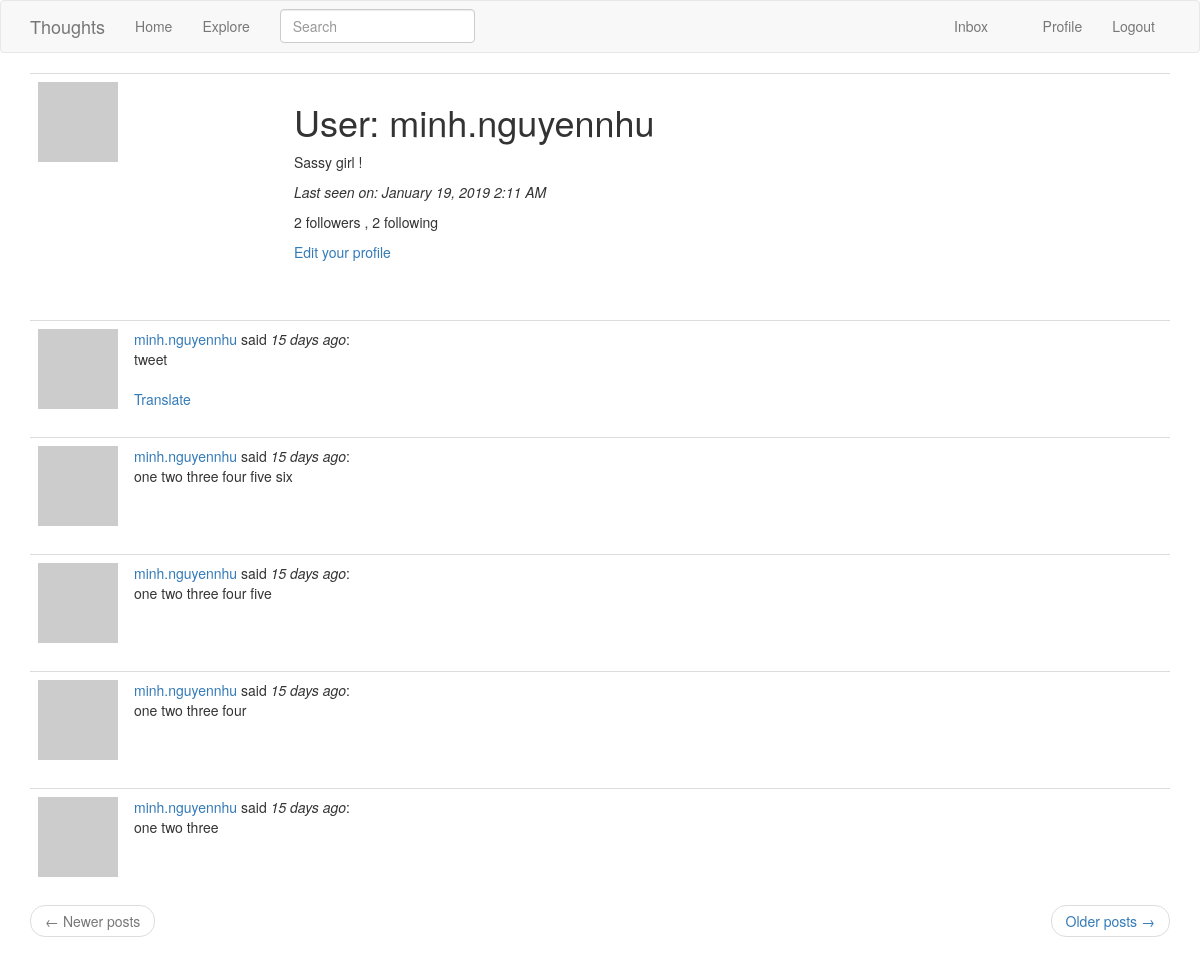
Screenshot of /user/minh.nguyennhu (signed in) with the database file from the repository.
### app/models.py (models this page shows, shortened)
class PaginatedAPIMixin(object):
    @staticmethod
    def to_collection_dict(query, page, per_page, endpoint, **kwargs):
        resources = query.paginate(page, per_page, False)
        data = {
            'items': [item.to_dict() for item in resources.items],
            '_meta': {
                'page': page,
                'per_page': per_page,
                'total_pages': resources.pages,
                'total_items': resources.total
            },
            '_links': {
                'self': url_for(endpoint, page=page, per_page=per_page,
                                **kwargs),
                'next': url_for(endpoint, page=page + 1, per_page=per_page,
                                **kwargs) if resources.has_next else None,
                'prev': url_for(endpoint, page=page - 1, per_page=per_page,
                                **kwargs) if resources.has_prev else None
            }
        }
        return data

class User(UserMixin, PaginatedAPIMixin, db.Model):
    id = db.Column(db.Integer, primary_key=True)
    username = db.Column(db.String(64), index=True, unique=True)
    email = db.Column(db.String(120), index=True, unique=True)
    about_me = db.Column(db.String(140))
    last_seen = db.Column(db.DateTime, default=datetime.utcnow)
    password_hash = db.Column(db.String(128))
    token = db.Column(db.String(32), index=True, unique=True)
    token_expiration = db.Column(db.DateTime)
    posts = db.relationship('Post', backref='author', lazy='dynamic')
    followed = db.relationship(
        'User', secondary=followers,
        primaryjoin=(followers.c.follower_id == id),
        secondaryjoin=(followers.c.followed_id == id),
        backref=db.backref('followers', lazy='dynamic'), lazy='dynamic'
    )
    notifications = db.relationship(
        'Notification',
        backref='user', lazy='dynamic'
    )
    messages_sent = db.relationship(
        'Message',
        foreign_keys='Message.sender_id',
        backref='author', lazy='dynamic'
    )
    messages_received = db.relationship(
        'Message',
        foreign_keys='Message.recipient_id',
        backref='recipient', lazy='dynamic'
    )
    last_message_read_time = db.Column(db.DateTime)
    def avatar(self, size):
        digest = md5(self.email.lower().encode('utf-8')).hexdigest()
        return 'https://www.gravatar.com/avatar/{}?d=identicon&s={}'.format(digest, size)
    def new_messages(self):
        last_read_time = self.last_message_read_time or datetime(1900, 1, 1)
        return Message.query.filter_by(recipient=self).filter(
            Message.timestamp > last_read_time).count()

class SearchableMixin(object):
    @classmethod
    def before_commit(cls, session):
        session._changes = {
            'add': list(session.new),
            'update': list(session.dirty),
            'delete': list(session.deleted)
        }
    @classmethod
    def after_commit(cls, session):
        for obj in session._changes['add']:
            if isinstance(obj, SearchableMixin):
                add_to_index(obj.__tablename__, obj)
        for obj in session._changes['update']:
            if isinstance(obj, SearchableMixin):
                add_to_index(obj.__tablename__, obj)
        for obj in session._changes['delete']:
            if isinstance(obj, SearchableMixin):
                remove_from_index(obj.__tablename__, obj)
        session._changes = None

class Post(SearchableMixin, db.Model):
    __searchable__ = ['body']
    id = db.Column(db.Integer, primary_key=True)
    body = db.Column(db.String(140))
    timestamp = db.Column(db.DateTime, index=True, default=datetime.utcnow)
    user_id = db.Column(db.Integer, db.ForeignKey('user.id'))
    language = db.Column(db.String(5))

### app/main/routes.py (the view)
@bp.route('/user/<username>', methods=['GET', 'POST'])
@login_required
def user(username):
    form = MessageForm()
    user = User.query.filter_by(username=username).first_or_404()
    page = request.args.get('page', 1, type=int)
    posts = user.posts.order_by(Post.timestamp.desc()).paginate(page, current_app.config['POSTS_PER_PAGE'], False)
    next_url = url_for('main.user', username=username, page=posts.next_num) if posts.has_next else None
    prev_url = url_for('main.user', username=username, page=posts.prev_num) if posts.has_prev else None
    if form.validate_on_submit():
        msg = Message(author=current_user, recipient=user, body=form.message.data)
        user.add_notification('unread_message_count', user.new_messages())
        db.session.add(msg)
        db.session.commit()
        flash(_('Your message has been sent to {}.'.format(user.username)))
    return render_template('user.html', user=user, posts=posts.items, next_url=next_url, prev_url=prev_url, form=form, recipient=username)

### app/main/forms.py
class SearchForm(FlaskForm):
    q = StringField(_l('Search'), validators=[DataRequired()])
    def __init__(self, *args, **kwargs):
        if 'formdata' not in kwargs:
            kwargs['formdata'] = request.args
        if 'csrf_enabled' not in kwargs:
            kwargs['csrf_enabled'] = False
        super(SearchForm, self).__init__(*args, **kwargs)

class MessageForm(FlaskForm):
    message = TextAreaField(_l('Message'), validators=[DataRequired(), Length(min=0, max=140)])
    submit = SubmitField(_l('Send'))

### app/main/routes.py (called while the page is built)
@bp.before_app_request
def before_request():
    if current_user.is_authenticated:
        current_user.last_seen = datetime.utcnow()
        db.session.commit()
        g.search_form = SearchForm()
    g.locale = str(get_locale())

### app/models.py (called while the page is built)
@login.user_loader
def load_user(id):
    return User.query.get(int(id))

### app/templates/user.html (shortened to what this page needs)
{% extends "base.html" %}
{% import 'bootstrap/wtf.html' as wtf %}
{% block app_content %}
    <table class="table table-hover">
        <tr>
            <td width="256px"><img src="{{ user.avatar(180) }}"></td>
            <td>
                <h1>{{ _('User') }}: {{ user.username }}</h1>
                {% if user.about_me %}<p>{{ user.about_me }}</p>{% endif %}
                {% if user.last_seen %}<p><i>{{ _('Last seen on') }}: {{ moment(user.last_seen).format('LLL') }}</i></p>{% endif %}
                <p>{{ _('%(count)d followers', count=user.followers.count()) }} , {{ _('%(count)d following', count=user.followed.count()) }}</p>
                {% if user == current_user %}
                <p><a href="{{ url_for('main.edit_profile') }}">{{ _('Edit your profile') }}</a></p>
                {% elif not current_user.is_following(user) %}
                <p><a href="{{ url_for('main.follow', username=user.username) }}">{{ _('Follow') }}</a></p>
                {% else %}
                <p><a href="{{ url_for('main.unfollow', username=user.username) }}">{{ _('Unfollow') }}</a></p>
                {% endif %}
            </td>
        </tr>
    </table>
    <br>
    {% for post in posts %}
        {% include '_post.html' %}
    {% endfor %}
    <nav aria-label="...">
        <ul class="pager">
            <li class="previous{% if not prev_url %} disabled{% endif %}">
                <a href="{{ prev_url or '#' }}">
                    <span aria-hidden="true">&larr;</span> Newer posts
                </a>
            </li>
            <li class="next{% if not next_url %} disabled{% endif %}">
                <a href="{{ next_url or '#' }}">
                    Older posts <span aria-hidden="true">&rarr;</span>
                </a>
            </li>
        </ul>
    </nav>
{% endblock %}

### app/templates/base.html (shortened to what this page needs)
{% extends 'bootstrap/base.html' %}
{% block navbar %}
    <nav class="navbar navbar-default">
        <div class="container">
            <div class="navbar-header">
                <a class="navbar-brand" href="{{ url_for('main.index') }}">Thoughts</a>
            </div>
            <div class="collapse navbar-collapse" id="bs-example-navbar-collapse-1">
                <ul class="nav navbar-nav">
                    <li><a href="{{ url_for('main.index') }}">{{ _('Home') }}</a></li>
                    <li><a href="{{ url_for('main.explore') }}">{{ _('Explore') }}</a></li>
                </ul>
                {% if g.search_form %}
                <form class="navbar-form navbar-left" method="get" action="{{ url_for('main.search') }}">
                    <div class="form-group">
                        {{ g.search_form.q(size=20, class='form-control',
                            placeholder=g.search_form.q.label.text) }}
                    </div>
                </form>
                {% endif %}
                <ul class="nav navbar-nav navbar-right">
                    {% if current_user.is_anonymous %}
                    <li><a href="{{ url_for('auth.login') }}">{{ _('Login') }}</a></li>
                    {% else %}
                    <li>
                        <a href="{{ url_for('main.messages') }}">
                            {{ _('Inbox') }}
                            {% set new_messages = current_user.new_messages() %}
                        </a>
                    </li>
                    <li><a href="{{ url_for('main.user', username=current_user.username) }}">{{ _('Profile') }}</a></li>
                    <li><a href="{{ url_for('auth.logout') }}">{{ _('Logout') }}</a></li>
                    {% endif %}
                </ul>
            </div>
        </div>
    </nav>
{% endblock %}
{% block content %}
    <div class="container">
        {% block app_content %}{% endblock %}
    </div>
{% endblock %}

### app/templates/_post.html (shortened to what this page needs)
<table class="table table-hovera">
    <tr>
        <td width="70px">
            <a href="{{ url_for('main.user', username=post.author.username) }}">
                <img src="{{ post.author.avatar(60) }}" />
            </a>
        </td>
        <td>
            {{ _('%(username)s said', username=user_link) }}
            <i>{{ _('%(when)s', when=moment(post.timestamp).fromNow()) }}</i>:
            <br>
            <span id="post{{ post.id }}">{{ post.body }}</span>
            {% if post.language and post.language != g.locale %}
            <br><br>
            <span id="translation{{ post.id }}">
                <a href="javascript:translate(
                            '#post{{ post.id }}',
                            '#translation{{ post.id }}',
                            '{{ post.language }}',
                            '{{ g.locale }}');">{{ _('Translate') }}</a>
            </span>
            {% endif %}
        </td>
    </tr>
</table>

### rows the page displays
User: username "minh.nguyennhu", about_me "Sassy girl !", last_seen "January 19, 2019 2:11 AM"
Post: body "tweet"
Post: body "one two three four five six"
Post: body "one two three four five"
Post: body "one two three four"
Post: body "one two three"
